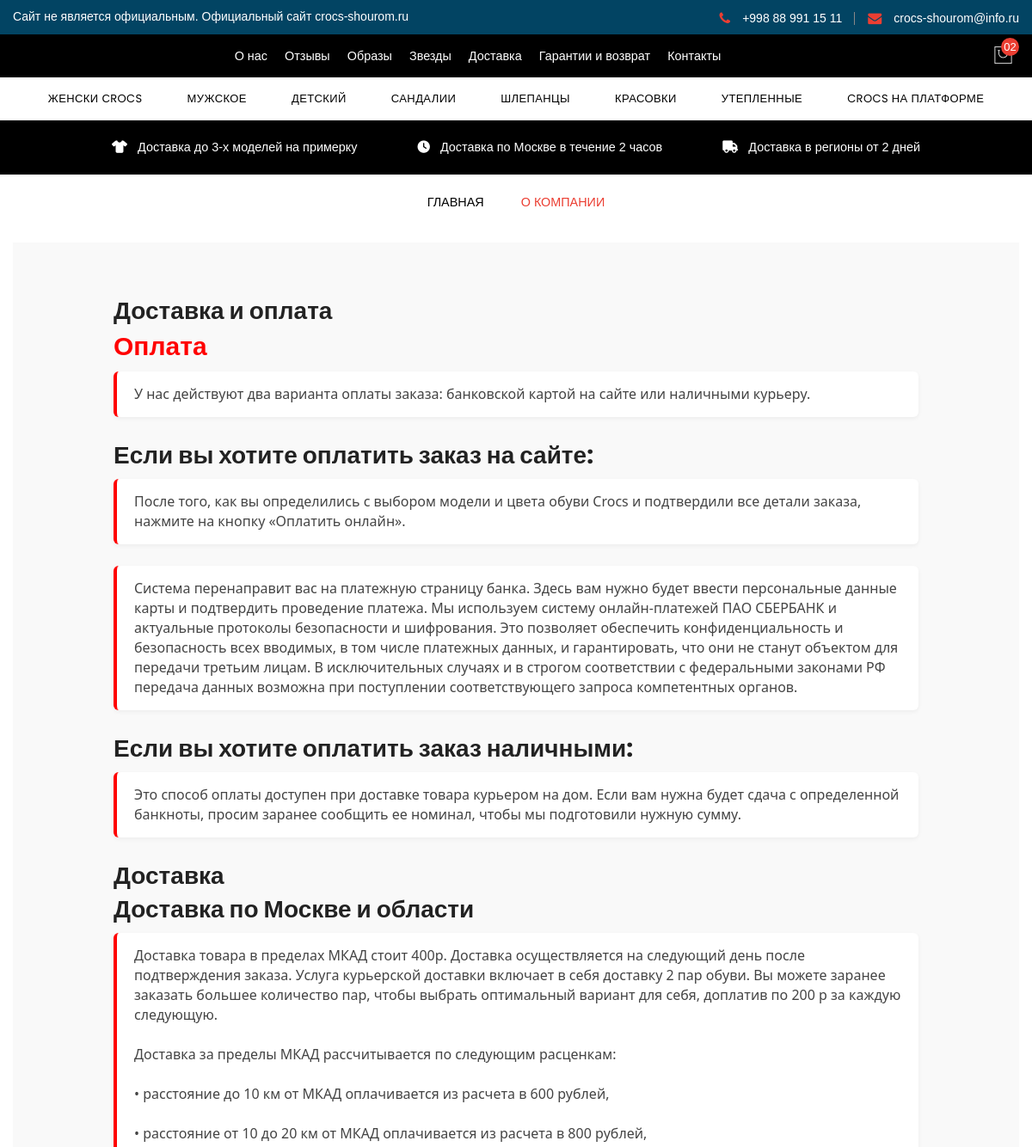
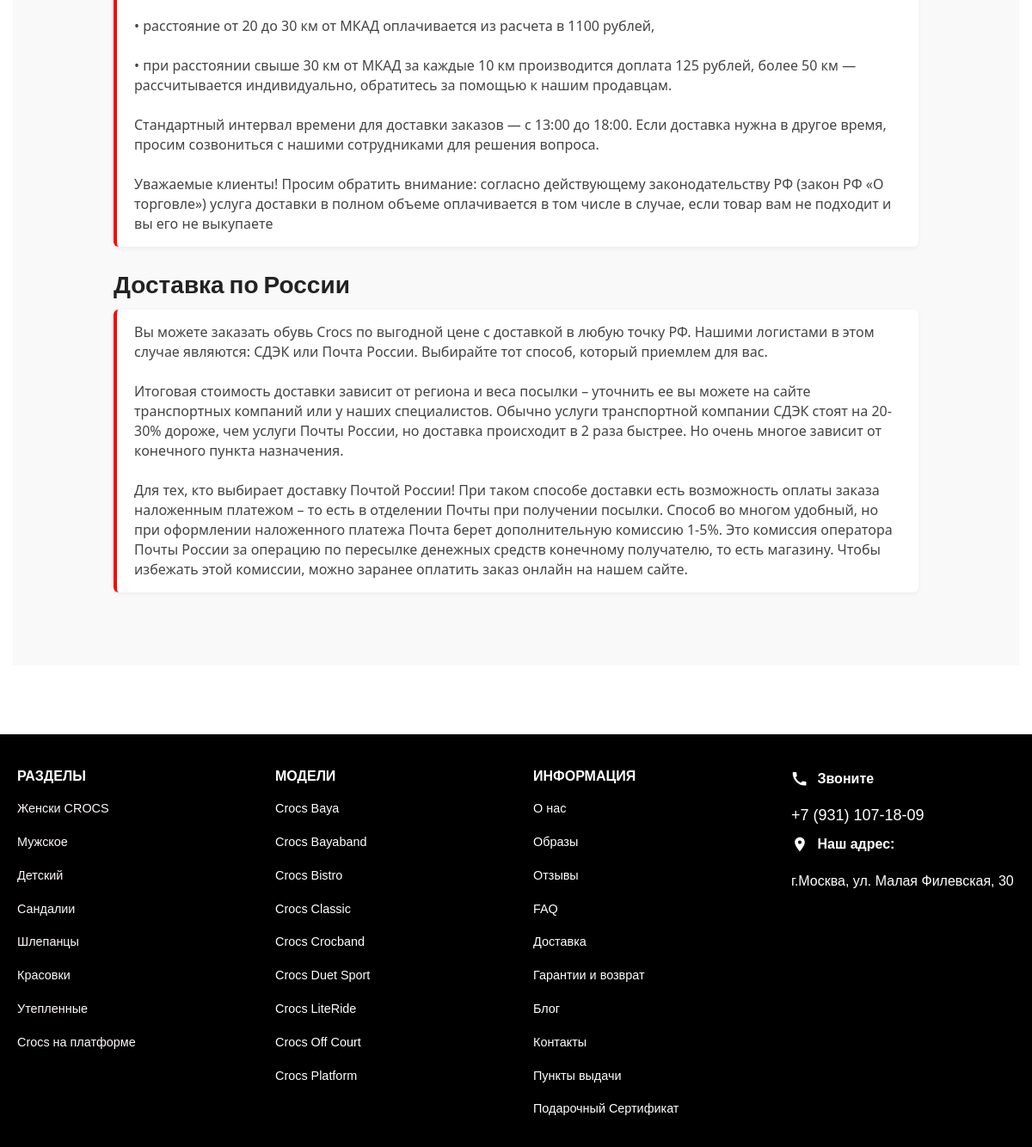
/dostavka/, run on the app's committed database (2 pictures, top to bottom).
### main/models.py (models this page shows, shortened)
class Category(models.Model):
    name = models.CharField(max_length=100)

### main/views.py (the view)
# urls.py: path('dostavka/',Dostavka),
def Dostavka (request):
    context = {
        'dostavka_2':Dostavka_2.objects.first(),
        'categories':Category.objects.all(),
    }
    return render(request,'dostavka.html',context)

### templates/dostavka.html (shortened to what this page needs)
{% extends "base.html" %}
{% load static %}
{% block content %}
    <div class="page-header-area">
        <div class="container pt--0 pb--0">
            <div class="row">
                <div class="col-12">
                    <div class="page-header-content">
                        <nav class="breadcrumb-area" data-aos="fade-down" data-aos-duration="1200">
                            <ul class="breadcrumb" style="gap: 10px !important;">
                                <li><a href="/" style="color: black !important;">Главная</a></li>
                                <li>
                                    О компании </li>
                            </ul>
                        </nav>
                    </div>
                </div>
            </div>
        </div>
    </div>
    <section class="about-section">
        <div class="container">
            <div class="about-content">
                <div class="yonmayon" >
                    <div class="about-text">
                        <h1>Доставка и оплата <br> <span>
                                Оплата
                            </span></h1>
                        <p>
                            У нас действуют два варианта оплаты заказа: банковской картой на сайте или наличными
                            курьеру.
                        </p>
                        <h1>Если вы хотите оплатить заказ на сайте:</h1>
                        <p>После того, как вы определились с выбором модели и цвета обуви Crocs и подтвердили все детали
                            заказа, нажмите на кнопку «Оплатить онлайн».</p>
                        <p>Система перенаправит вас на платежную страницу банка. Здесь вам нужно будет ввести
                            персональные
                            данные карты и подтвердить проведение платежа. Мы используем систему онлайн-платежей ПАО
                            СБЕРБАНК и актуальные протоколы безопасности и шифрования. Это позволяет обеспечить
                            конфиденциальность и безопасность всех вводимых, в том числе платежных данных, и
                            гарантировать,
                            что они не станут объектом для передачи третьим лицам. В исключительных случаях и в строгом
                            соответствии с федеральными законами РФ передача данных возможна при поступлении
                            соответствующего запроса компетентных органов.</p>
                        <h1>Если вы хотите оплатить заказ наличными:</h1>
                        <p>Это способ оплаты доступен при доставке товара курьером на дом. Если вам нужна будет сдача с
                            определенной банкноты, просим заранее сообщить ее номинал, чтобы мы подготовили нужную
                            сумму.
                        </p>
                        <h1>Доставка <br>
                            Доставка по Москве и области</h1>
                        <p>Доставка товара в пределах МКАД стоит 400р. Доставка осуществляется на следующий день после
                            подтверждения заказа. Услуга курьерской доставки включает в себя доставку 2 пар обуви. Вы
                            можете
                            заранее заказать большее количество пар, чтобы выбрать оптимальный вариант для себя,
                            доплатив по
                            200 р за каждую следующую.
                            <br><br>
                            Доставка за пределы МКАД рассчитывается по следующим расценкам:
                            <br><br>
                            • расстояние до 10 км от МКАД оплачивается из расчета в 600 рублей,
                            <br><br>
                            • расстояние от 10 до 20 км от МКАД оплачивается из расчета в 800 рублей,
                            <br><br>
                            • расстояние от 20 до 30 км от МКАД оплачивается из расчета в 1100 рублей,
                            <br><br>
                            • при расстоянии свыше 30 км от МКАД за каждые 10 км производится доплата 125 рублей, более
                            50
                            км — рассчитывается индивидуально, обратитесь за помощью к нашим продавцам.
                            <br><br>
                            Стандартный интервал времени для доставки заказов — с 13:00 до 18:00. Если доставка нужна в
                            другое время, просим созвониться с нашими сотрудниками для решения вопроса.
                            <br><br>
                            Уважаемые клиенты! Просим обратить внимание: согласно действующему законодательству РФ
                            (закон РФ
                            «О торговле») услуга доставки в полном объеме оплачивается в том числе в случае, если товар
                            вам
                            не подходит и вы его не выкупаете
                        </p>
                        <h1>Доставка по России</h1>
                        <p>Вы можете заказать обувь Crocs по выгодной цене с доставкой в любую точку РФ. Нашими
                            логистами в
                            этом случае являются: СДЭК или Почта России. Выбирайте тот способ, который приемлем для вас.
                            <br><br>
                            Итоговая стоимость доставки зависит от региона и веса посылки – уточнить ее вы можете на
                            сайте
                            транспортных компаний или у наших специалистов. Обычно услуги транспортной компании СДЭК
                            стоят
                            на 20-30% дороже, чем услуги Почты России, но доставка происходит в 2 раза быстрее. Но очень
                            многое зависит от конечного пункта назначения.
                            <br><br>
                            Для тех, кто выбирает доставку Почтой России! При таком способе доставки есть возможность
                            оплаты
                            заказа наложенным платежом – то есть в отделении Почты при получении посылки. Способ во
                            многом
                            удобный, но при оформлении наложенного платежа Почта берет дополнительную комиссию 1-5%. Это
                            комиссия оператора Почты России за операцию по пересылке денежных средств конечному
                            получателю,
                            то есть магазину. Чтобы избежать этой комиссии, можно заранее оплатить заказ онлайн на нашем
                            сайте.
                        </p>
                    </div>
                </div>
            </div>
        </div>
    </section>
{% endblock %}

### templates/base.html (shortened to what this page needs)
{% load static %}
<!DOCTYPE html>
<html lang="zxx">
<head>
  <link rel="stylesheet" href="https://cdnjs.cloudflare.com/ajax/libs/font-awesome/6.5.0/css/all.min.css">
  <link href="{% static 'assets/css/bootstrap.min.css' %}" rel="stylesheet" />
  <link href="{% static 'assets/css/font-awesome.min.css' %}" rel="stylesheet" />
  <link href="{% static 'assets/css/pe-icon-7-stroke.css' %}" rel="stylesheet" />
  <link href="{% static 'assets/css/swiper.min.css' %}" rel="stylesheet" />
  <link href="{% static 'assets/css/fancybox.min.css' %}" rel="stylesheet" />
  <link href="{% static 'assets/css/aos.min.css' %}" rel="stylesheet" />
  <link href="{% static 'assets/css/style.css' %}" rel="stylesheet" />
</head>
<body>
  <header class="main-header-wrapper position-relative">
    <div class="header-top">
      <div class="container pt--0 pb--0">
        <div class="row">
          <div class="col-12">
            <div class="header-top-align">
              <div class="header-top-align-start">
                <div class="desc">
                  <p>Сайт не является официальным. Официальный сайт crocs-shourom.ru</p>
                </div>
              </div>
              <div class="header-top-align-end">
                <div class="header-info-items">
                  <div class="info-items">
                    <ul>
                      <li class="number" style="color: white;"><i class="fa fa-phone"></i><a href="tel://0123456789"
                          style="color: white;">+998 88 991 15 11</a>
                      </li>
                      <li class="email"><i class="fa fa-envelope"></i><a href="mailto://crocs ru@example.com"
                          style="color: white;">crocs-shourom@info.ru</a></li>
                    </ul>
                  </div>
                </div>
              </div>
            </div>
          </div>
        </div>
      </div>
    </div>
    <div class="header-middle" style="background-color: white;">
      <div class="container pt--0 pb--0">
        <div class="row align-items-center">
          <div class="col-12">
            <div class="header-middle-align">
              <div class="header-middle-align-center">
                <div class="header-search-area">
                  <ul class="main-menu nav" style="gap: 20px;">
                    <a href="/about_us/">
                      <li class="o2">О нас</li>
                    </a>
                    <a href="/oтзывы/">
                      <li class="o2">Отзывы</li>
                    </a>
                    <a href="/oбразы/">
                      <li class="o2">Образы</li>
                    </a>
                    <a href="/звезды/">
                      <li class="o2">Звезды</li>
                    </a>
                    <a href="/dostavka/">
                      <li class="o2">Доставка</li>
                    </a>
                    <a href="/возврат/">
                      <li class="o2">Гарантии и возврат</li>
                    </a>
                    <a href="/contact2/">
                      <li class="o2">Контакты</li>
                    </a>
                  </ul>
                </div>
              </div>
              <div class="header-middle-align-end">
                <div class="header-action-area">
                  <div class="shopping-cart">
                    <button class="shopping-cart-btn" type="button" data-bs-toggle="offcanvas"
                      data-bs-target="#AsideOffcanvasCart" aria-controls="offcanvasRightLabel">
                      <i class="pe-7s-shopbag icon" style="color: white !important;"></i>
                      <sup class="shop-count">02</sup>
                    </button>
                  </div>
                </div>
              </div>
            </div>
          </div>
        </div>
      </div>
    </div>
    <div class="header-area header-default">
      <div class="container">
        <div class="row no-gutter align-items-center position-relative">
          <div class="col-12">
            <div class="header-align" style="background-color: white !important; color: black !important;">
              <div class="header-navigation-area position-relative">
                <ul class="main-menu nav">
                  {% for i in categories %}
                  <li><a href="/categories/{{i.id}}/" style="color: black;"><span>{{i.name}}</span></a>
                  </li>
                  {% endfor %}
              </div>
            </div>
          </div>
        </div>
      </div>
    </div>
    <div style="background-color: black !important;">
      <div class="header-area header-default">
        <div class="container">
          <div class="row no-gutter align-items-center position-relative">
            <div class="col-12">
              <div class="header-align" style="background-color: black; border-radius: 0px !important;">
                <div class="header-navigation-area position-relative">
                  <ul class="main-menu nav" style="gap: 70px; padding: 20px;">
                    <li>
                      <p style="color: white;">
                        <i class="fas fa-tshirt" style="margin-right: 8px;"></i>
                        Доставка до 3-х моделей на примерку
                      </p>
                    </li>
                    <li>
                      <p style="color: white;">
                        <i class="fas fa-clock" style="margin-right: 8px;"></i>
                        Доставка по Москве в течение 2 часов
                      </p>
                    </li>
                    <li>
                      <p style="color: white;">
                        <i class="fas fa-truck" style="margin-right: 8px;"></i>
                        Доставка в регионы от 2 дней
                      </p>
                    </li>
                  </ul>
                </div>
              </div>
            </div>
          </div>
        </div>
      </div>
    </div>
  </header>
  {% block content %}
  {% endblock %}
  <footer class="site-footer">
    <div class="footer-container">
      <div class="footer-column">
        <h3>РАЗДЕЛЫ</h3>
        <ul>
          {% for i in categories %}
          <li><a href="/categories/{{i.id}}/" style="color: rgb(255, 249, 249);"><span>{{i.name}}</span></a>
          </li>
          {% endfor %}
        </ul>
      </div>
      <div class="footer-column">
        <h3>МОДЕЛИ</h3>
        <ul>
          <li>Crocs Baya</li>
          <li>Crocs Bayaband</li>
          <li>Crocs Bistro</li>
          <li>Crocs Classic</li>
          <li>Crocs Crocband</li>
          <li>Crocs Duet Sport</li>
          <li>Crocs LiteRide</li>
          <li>Crocs Off Court</li>
          <li>Crocs Platform</li>
        </ul>
      </div>
      <div class="footer-column">
        <h3>ИНФОРМАЦИЯ</h3>
        <ul>
          <a href="/about_us/">
            <li class="o2">О нас</li>
          </a>
          <a href="/oбразы/">
            <li class="o2">Образы</li>
          </a>
          <a href="/oтзывы/">
            <li class="o2">Отзывы</li>
          </a>
          <li>FAQ</li>
          <a href="/dostavka/">
            <li class="o2">Доставка</li>
          </a>
          <a href="/возврат/">
            <li class="o2">Гарантии и возврат</li>
          </a>
          <a href="/blog/">
            <li>Блог</li>
          </a>
          <a href="/contact2/">
            <li class="o2">Контакты</li>
          </a>
          <li>Пункты выдачи</li>
          <li>Подарочный Сертификат</li>
        </ul>
      </div>
      <div class="footer-column contact-info">
        <p><strong>
            Звоните
          </strong></p>
        <p class="phone">+7 (931) 107-18-09</p>
        <p><strong>
            <svg xmlns="http://www.w3.org/2000/svg" width="20" height="20" fill="white" viewBox="0 0 24 24"
              style="vertical-align: middle; margin-right: 6px;">
              <path
                d="M12 2C8.14 2 5 5.14 5 9c0 5.25 7 13 7 13s7-7.75 7-13c0-3.86-3.14-7-7-7zm0 9.5c-1.38 0-2.5-1.12-2.5-2.5S10.62 6.5 12 6.5s2.5 1.12 2.5 2.5S13.38 11.5 12 11.5z" />
            </svg>
            Наш адрес:
          </strong></p>
        <p>г.Москва, ул. Малая Филевская, 30</p>
      </div>
  </footer>
</body>
</html>

### templates/base.html (style rules this page uses)
.o2 { color: white !important; }
body { margin: 0; font-family: Arial, sans-serif; background-color: #fff; }
.site-footer { background-color: #000; color: #fff; padding: 40px 20px 20px; }
.footer-container { display: flex; flex-wrap: wrap; justify-content: space-between; gap: 40px; max-width: 1200px; margin: auto; }
.footer-column { flex: 1 1 200px; min-width: 180px; }
.footer-column h3 { font-size: 16px; color: white !important; margin-bottom: 15px; text-transform: uppercase; }
.footer-column ul { list-style: none; padding: 0; margin: 0; }
.footer-column ul li { margin-bottom: 10px; font-size: 14px; cursor: pointer; color: white; }
.contact-info .phone { font-size: 18px; margin: 10px 0; color: #fff; }

### templates/dostavka.html (style rules this page uses)
.about-content { display: flex; flex-wrap: wrap; justify-content: space-between; gap: 10px; max-width: 800x; padding: 60px 10%; background: #f9f9f9; font-family: 'Segoe UI', Tahoma, Geneva, Verdana, sans-serif; color: #333; }
.about-text { flex: 1 1 600px; }
.about-text h1 { font-size: 28px; color: #222; line-height: 1.4; font-weight: bold; }
.about-text h1 span { color: red; font-weight: bold; font-size: 30px; }
.about-text p { font-size: 16px; line-height: 1.8; color: #444; margin-bottom: 25px; background: #fff; padding: 15px 20px; border-left: 4px solid red; border-radius: 6px; box-shadow: 0 2px 5px rgba(0, 0, 0, 0.05); }

### data on the page
Category: name "ЖЕНСКИ СROCS", name "Женски СROCS"
Category: name "МУЖСКОЕ", name "Мужское"
Category: name "ДЕТСКИЙ", name "Детский"
Category: name "САНДАЛИИ", name "Сандалии"
Category: name "ШЛЕПАНЦЫ", name "Шлепанцы"
Category: name "КРАСОВКИ", name "Красовки"
Category: name "УТЕПЛЕННЫЕ", name "Утепленные"
Category: name "CROCS НА ПЛАТФОРМЕ", name "Crocs на платформе"
